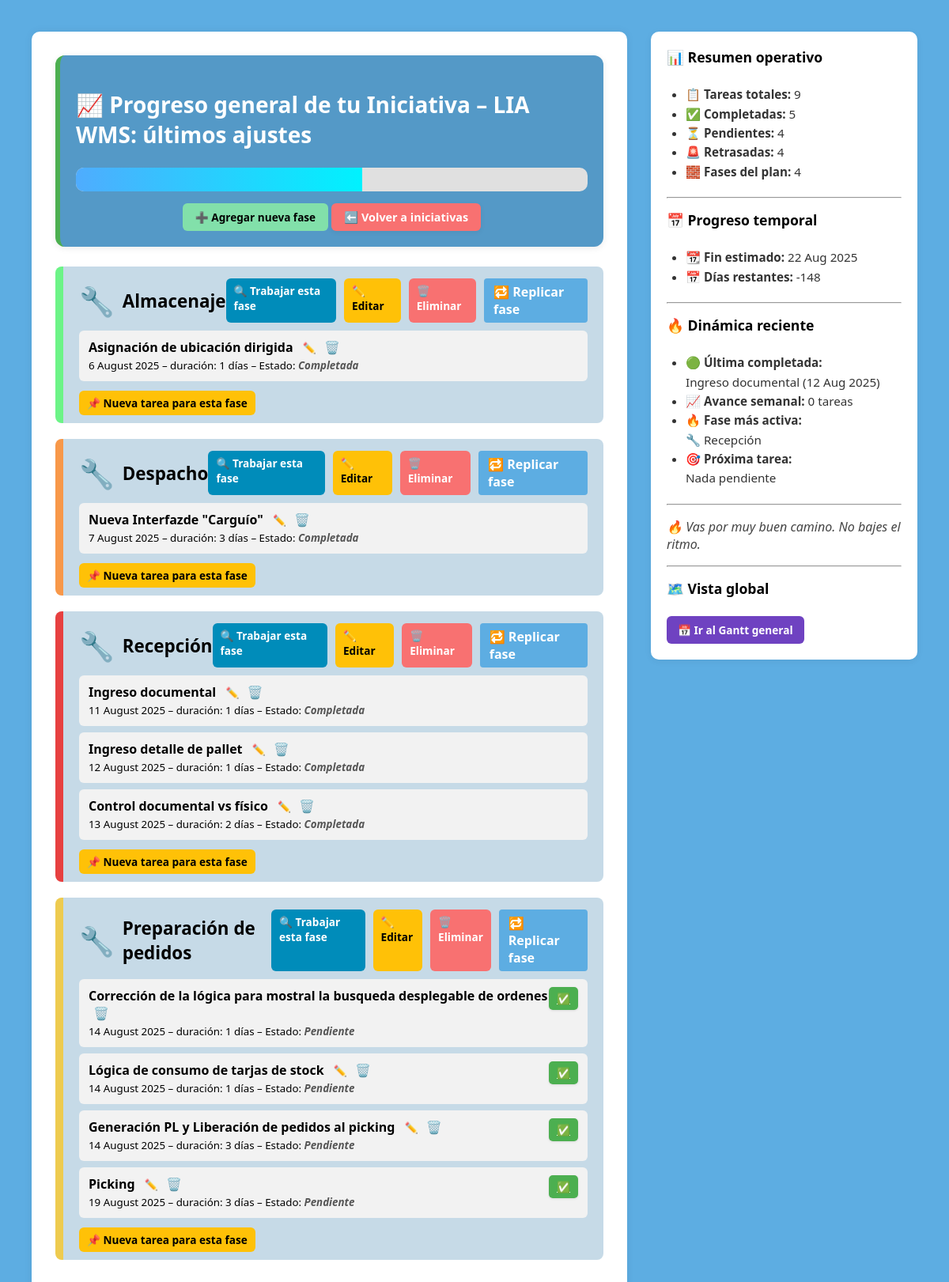
The page /impulso/24/plan/ (signed in) on the database its author committed.
### base/models.py (models this page shows, shortened)
class Iniciativa(models.Model):
    usuario = models.ForeignKey(User, on_delete=models.CASCADE)
    nombre = models.CharField(max_length=120)
    objetivo = models.CharField(max_length=255)
    creado_en = models.DateTimeField(auto_now_add=True)

class Fase(models.Model):
    iniciativa = models.ForeignKey(Iniciativa, related_name='fases', on_delete=models.CASCADE)
    nombre = models.CharField(max_length=100)
    orden = models.PositiveIntegerField()
    icono = models.CharField(max_length=5, default='📌')
    color_hex = models.CharField(max_length=7, default='#cccccc')  # formato tipo "#87CEFA"
    fecha_objetivo = models.DateField(blank=True, null=True)
    completado = models.BooleanField(default=False)
    reflexion = models.TextField(blank=True, null=True)
    publicado_en_feed = models.BooleanField(default=False)
    from datetime import timedelta

class Tarea(models.Model):
    fase = models.ForeignKey(Fase, related_name='tareas', on_delete=models.CASCADE)
    nombre = models.CharField(max_length=200)
    fecha_inicio = models.DateField()
    duracion_dias = models.PositiveIntegerField(default=1)
    estado = models.CharField(max_length=20, choices=[
        ('pendiente', 'Pendiente'),
        ('en_progreso', 'En progreso'),
        ('completada', 'Completada'),
    ], default='pendiente')
    notas = models.TextField(blank=True)
    fecha_completada = models.DateField(null=True, blank=True)  # 🟢 nuevo campo
    orden = models.PositiveIntegerField(default=0)

### base/views.py (the view)
# urls.py: path('impulso/<int:iniciativa_id>/plan/', views.vista_plan, name='vista_plan'),
def vista_plan(request, iniciativa_id):
    hoy = timezone.now().date()
    iniciativa = get_object_or_404(Iniciativa, id=iniciativa_id, usuario=request.user)
    tareas_ordenadas = Tarea.objects.order_by('orden')
    fases = iniciativa.fases.prefetch_related(
        Prefetch('tareas', queryset=tareas_ordenadas)
    ).order_by('orden')
    tareas = Tarea.objects.filter(fase__iniciativa=iniciativa)
    total_tareas = tareas.count()
    tareas_completadas = tareas.filter(estado='completada').count()
    tareas_pendientes = tareas.exclude(estado='completada').count()
    tareas_retrasadas = tareas.exclude(estado='completada').filter(fecha_inicio__lt=hoy).count()
    total_fases = fases.count()
    fechas_estimadas = [
        t.fecha_inicio + timedelta(days=t.duracion_dias)
        for t in tareas if t.fecha_inicio
    ]
    fecha_fin_estimada = max(fechas_estimadas) if fechas_estimadas else None
    dias_restantes = (fecha_fin_estimada - hoy).days if fecha_fin_estimada else None
    ultima_tarea_completada = tareas.filter(
        estado='completada',
        fecha_completada__isnull=False
    ).order_by('-fecha_completada').first()
    hace_una_semana = hoy - timedelta(days=7)
    avance_semanal = tareas.filter(
        estado='completada',
        fecha_completada__gte=hace_una_semana
    ).count()
    fase_mas_activa = None
    max_completadas = 0
    for fase in fases:
        completadas = fase.tareas.filter(estado='completada').count()
        if completadas > max_completadas:
            max_completadas = completadas
            fase_mas_activa = fase
    proxima_tarea = tareas.exclude(estado='completada').filter(
        fecha_inicio__gte=hoy
    ).order_by('fecha_inicio').first()
    progreso_total = calcular_avance_general(iniciativa)
    mensaje = generar_mensaje_motivacional(progreso_total)
    return render(request, 'base/vista_plan.html', {
        'iniciativa': iniciativa,
        'fases': fases,
        'progreso_total': progreso_total,
        'total_tareas': total_tareas,
        'tareas_completadas': tareas_completadas,
        'tareas_pendientes': tareas_pendientes,
        'tareas_retrasadas': tareas_retrasadas,
        'total_fases': total_fases,
        'fecha_fin_estimada': fecha_fin_estimada,
        'dias_restantes': dias_restantes,
        'ultima_tarea_completada': ultima_tarea_completada,
        'avance_semanal': avance_semanal,
        'fase_mas_activa': fase_mas_activa,
        'proxima_tarea': proxima_tarea,
        'mensaje_motivacional': mensaje
    })

### base/utils.py (called while the page is built)
def calcular_avance_general(iniciativa):
    tareas = Tarea.objects.filter(fase__iniciativa=iniciativa)
    total = tareas.count()
    completadas = tareas.filter(estado='completada').count()
    return round((completadas / total) * 100) if total > 0 else 0

def generar_mensaje_motivacional(progreso):
    if progreso == 0:
        return "🚀 Es momento de iniciar. Cada tarea es un paso hacia tu meta."
    elif progreso < 40:
        return "💪 ¡Buen arranque! Tu constancia marcará la diferencia."
    elif progreso < 80:
        return "🔥 Vas por muy buen camino. No bajes el ritmo."
    elif progreso < 100:
        return "🏁 ¡Estás a punto de cerrar! Da ese último empuje."
    else:
        return "🎉 Plan completado con éxito. ¡Impecable gestión!"

### base/templates/base/vista_plan.html (shortened to what this page needs)
{% load static %}
<!DOCTYPE html>
<html lang="es">
<head>
</head>
<body>
  <div class="layout">
    <div class="contenedor">
      <div class="progreso">
        <h2 style="color: white; font-size: 28px;">
        📈 Progreso general de tu Iniciativa – {{ iniciativa.nombre }}
        </h2>
        <div class="barra">
          <div class="barra-interna" style="width: {{ progreso_total }}%;"></div>
        </div>
        <div style="margin-top: 15px; text-align: center;">
          <a href="{% url 'crear_fase' iniciativa.id %}" class="boton-verde">➕ Agregar nueva fase</a>
          <a href="{% url 'lista_iniciativas' %}" class="boton-rojo">⬅️ Volver a iniciativas</a>
        </div>
      </div>
      {% for fase in fases %}
        <div class="fase" style="border-left-color: {{ fase.color_hex }};">
          <div class="fase-cabecera">
            <h3 class="fase-nombre">
              <span class="fase-icono">{{ fase.icono }}</span>
              {{ fase.nombre }}
            </h3>
            <div style="display: flex; gap: 10px;">
              <a href="{% url 'vista_fase_detalle' fase.id %}" class="btn-fase">🔍 Trabajar esta fase</a>
              <a href="{% url 'editar_fase' fase.id %}" class="boton-amarillo">✏️ Editar</a>
              <a href="{% url 'eliminar_fase' fase.id %}" class="boton-eliminar" onclick="return confirm('¿Eliminar esta fase y todas sus tareas asociadas?')">🗑️ Eliminar</a>
              <a href="{% url 'replicar_fase' fase.id %}" class="boton-replicar">🔁 Replicar fase</a>
            </div>
          </div>
          <ul id="lista-tareas-{{ fase.id }}" class="sortable-tareas" data-fase-id="{{ fase.id }}" style="list-style-type: none; padding-left: 0; margin-top: 10px;">
            {% for tarea in fase.tareas.all %}
              <li class="tarea" data-id="{{ tarea.id }}">
                {% if tarea.estado != 'completada' %}
                  <form method="post" action="{% url 'actualizar_estado_tarea' tarea.id %}" style="display: inline;">
                    <a href="{% url 'marcar_tarea_completada' tarea.id %}" class="boton-completar" title="Marcar como completada y registrar hito">✅</a>
                  </form>
                {% endif %}
                <strong>{{ tarea.nombre }}</strong>
                <a href="{% url 'editar_tarea' tarea.id %}" title="Editar tarea" class="boton-editar-tarea">✏️</a>
                <a href="{% url 'eliminar_tarea' tarea.id %}" title="Eliminar tarea" class="boton-eliminar-tarea" onclick="return confirm('¿Eliminar esta tarea?')">🗑️</a><br>
                <small>
                  {{ tarea.fecha_inicio|date:"j F Y" }} – duración: {{ tarea.duracion_dias }} días – Estado:
                  <span class="estado">{{ tarea.get_estado_display }}</span>
                </small>
              </li>
            {% empty %}
              <li style="margin-bottom: 10px; color: #666;">No hay tareas aún para esta fase.</li>
            {% endfor %}
          </ul>
          <a href="{% url 'crear_tarea_en_fase' fase.id %}" class="boton-amarillo">📌 Nueva tarea para esta fase</a>
        </div>
      {% endfor %}
    </div>
    <div class="panel-lateral">
      <h4>📊 Resumen operativo</h4>
      <ul>
        <li>📋 <strong>Tareas totales:</strong> {{ total_tareas }}</li>
        <li>✅ <strong>Completadas:</strong> {{ tareas_completadas }}</li>
        <li>⏳ <strong>Pendientes:</strong> {{ tareas_pendientes }}</li>
        <li>🚨 <strong>Retrasadas:</strong> {{ tareas_retrasadas }}</li>
        <li>🧱 <strong>Fases del plan:</strong> {{ total_fases }}</li>
      </ul>
      <hr>
      <h4>📅 Progreso temporal</h4>
      <ul>
        <li>📆 <strong>Fin estimado:</strong>
          {% if fecha_fin_estimada %}
            {{ fecha_fin_estimada|date:"d M Y" }}
          {% else %}
            Sin tareas agendadas
          {% endif %}
        </li>
        <li>📅 <strong>Días restantes:</strong>
          {% if dias_restantes != None %}
            {{ dias_restantes }}
          {% else %}
            –
          {% endif %}
        </li>
      </ul>
      <hr>
      <h4>🔥 Dinámica reciente</h4>
      <ul>
        <li>🟢 <strong>Última completada:</strong><br>
          {% if ultima_tarea_completada %}
            {{ ultima_tarea_completada.nombre }} ({{ ultima_tarea_completada.fecha_completada|date:"j M Y" }})
          {% else %}
            Nada completado aún
          {% endif %}
        </li>
        <li>📈 <strong>Avance semanal:</strong> {{ avance_semanal }} tareas</li>
        <li>🔥 <strong>Fase más activa:</strong><br>
          {% if fase_mas_activa %}
            {{ fase_mas_activa.icono }} {{ fase_mas_activa.nombre }}
          {% else %}
            – Ninguna aún
          {% endif %}
        </li>
        <li>🎯 <strong>Próxima tarea:</strong><br>
          {% if proxima_tarea %}
            {{ proxima_tarea.nombre }} ({{ proxima_tarea.fecha_inicio|date:"j M Y" }})
          {% else %}
            Nada pendiente
          {% endif %}
        </li>
      </ul>
      <hr>
      <p class="motivacion">{{ mensaje_motivacional }}</p>
      <hr>
      <h4>🗺️ Vista global</h4>
      <a href="{% url 'gantt_general' %}" class="boton-gantt">📅 Ir al Gantt general</a>
    </div>
  </div>
</body>
</html>

### base/templates/base/vista_plan.html (style rules this page uses)
body { font-family: 'Segoe UI', sans-serif; background-color: #5dade2; margin: 0; padding: 40px; }
.layout { display: flex; gap: 30px; align-items: flex-start; }
.contenedor { flex: 3; background-color: #ffffff; border-radius: 10px; box-shadow: 0 0 12px rgba(0, 0, 0, 0.06); padding: 30px; }
.panel-lateral { flex: 1; background-color: #ffffff; padding: 20px; border-radius: 10px; box-shadow: 0 2px 10px rgba(0,0,0,0.06); }
.progreso { margin-bottom: 25px; background-color: #5499c7; padding: 20px; border-radius: 12px; box-shadow: 0 2px 8px rgba(0,0,0,0.08); border-left: 6px solid #4CAF50; }
.barra { position: relative; height: 30px; background-color: #e0e0e0; border-radius: 10px; overflow: hidden; }
.barra-interna { height: 100%; background: linear-gradient(90deg, #4facfe, #00f2fe); transition: width 0.5s ease-in-out; }
.fase { background-color: #c6dae7; border-left: 10px solid #ccc; padding: 15px 20px; border-radius: 8px; margin-bottom: 20px; }
.fase-cabecera { display: flex; justify-content: space-between; align-items: center; margin-bottom: 10px; }
.fase-icono { font-size: 1.6em; margin-right: 10px; }
.fase-nombre { font-size: 1.4em; margin: 0; display: flex; align-items: center; }
.btn-fase { font-size: 0.85em; background-color: #008CBA; color: white; padding: 6px 10px; border-radius: 6px; text-decoration: none; font-weight: bold; }
.tarea { background-color: #f2f2f2; padding: 10px 12px; margin-bottom: 8px; border-radius: 6px; position: relative; }
.estado { font-weight: bold; font-style: italic; color: #555; }
.boton-completar { background-color: #4CAF50; color: white; border: none; border-radius: 5px; padding: 5px 10px; font-weight: bold; cursor: pointer; font-size: 0.85em; box-shadow: 0 1px 3px rgba(0,0,0,0.1); position: absolute; top: 10px; right: 12px; }
.panel-lateral ul { padding-left: 18px; font-size: 0.95em; color: #333; margin: 0 0 20px 0; }
.panel-lateral h4 { margin-top: 0; }
.panel-lateral hr { margin: 10px 0 15px 0; }
.motivacion { color: #444; font-style: italic; }
.panel-lateral ul { padding-left: 24px; line-height: 1.6; }
.panel-lateral h4 { font-size: 1.1em; }
.panel-lateral { flex: 1.2; }
.contenedor { flex: 2.8; }
.boton-eliminar { background-color: #f87171; color: white; padding: 6px 10px; border-radius: 6px; font-size: 0.85em; font-weight: bold; text-decoration: none; transition: background-color 0.2s; }
.boton-eliminar-tarea { background: none; border: none; color: #c0392b; font-size: 16px; padding: 0; margin-left: 6px; text-decoration: none; cursor: pointer; }
.boton-editar-tarea { margin-left: 8px; font-size: 0.85em; text-decoration: none; }
.boton-verde { display: inline-block; background-color: #82e0aa; color: black; padding: 8px 16px; border-radius: 6px; font-weight: bold; text-decoration: none; font-size: 0.85em; }
.boton-rojo { display: inline-block; background-color: #f87171; color: white; padding: 8px 16px; border-radius: 6px; font-weight: bold; text-decoration: none; font-size: 0.9em; box-shadow: 0 2px 6px rgba(0,0,0,0.06); transition: background-color 0.2s; }
.boton-amarillo { background-color: #ffc107; color: black; padding: 6px 10px; border-radius: 6px; font-size: 0.85em; font-weight: bold; text-decoration: none; }
.boton-gantt { display: inline-block; background-color: #6f42c1; color: white; padding: 8px 14px; border-radius: 6px; text-decoration: none; font-weight: bold; font-size: 0.85em; }
.boton-replicar { background-color: #5dade2; color: white; border: none; padding: 6px 12px; border-radius: 4px; text-decoration: none; font-weight: bold; cursor: pointer; transition: background-color 0.2s ease; }

### rows shown on the page
Iniciativa: nombre "LIA WMS: últimos ajustes"
Fase: icono "🔧", nombre "Almacenaje"
Tarea: nombre "Asignación de ubicación dirigida", fecha_inicio "6 August 2025", duracion_dias "1", estado "Completada"
Fase: icono "🔧", nombre "Despacho"
Tarea: nombre "Nueva Interfazde \"Carguío\"", fecha_inicio "7 August 2025", duracion_dias "3", estado "Completada"
Fase: icono "🔧", nombre "Recepción"
Tarea: nombre "Ingreso documental", fecha_inicio "11 August 2025", duracion_dias "1", estado "Completada", fecha_completada "12 Aug 2025"
Tarea: nombre "Ingreso detalle de pallet", fecha_inicio "12 August 2025", duracion_dias "1", estado "Completada"
Tarea: nombre "Control documental vs físico", fecha_inicio "13 August 2025", duracion_dias "2", estado "Completada"
Fase: icono "🔧", nombre "Preparación de pedidos"
Tarea: nombre "Corrección de la lógica para mostral la busqueda desplegable de ordenes", fecha_inicio "14 August 2025", duracion_dias "1", estado "Pendiente"
Tarea: nombre "Lógica de consumo de tarjas de stock", fecha_inicio "14 August 2025", duracion_dias "1", estado "Pendiente"
Tarea: nombre "Generación PL y Liberación de pedidos al picking", fecha_inicio "14 August 2025", duracion_dias "3", estado "Pendiente"
Tarea: nombre "Picking", fecha_inicio "19 August 2025", duracion_dias "3", estado "Pendiente"

### other values the page prints
{{ total_tareas }} "9"
{{ tareas_completadas }} "5"
{{ tareas_pendientes }} "4"
{{ tareas_retrasadas }} "4"
{{ total_fases }} "4"
{{ fecha_fin_estimada|date:"d M Y" }} "22 Aug 2025"
{{ avance_semanal }} "0"
{{ mensaje_motivacional }} "🔥 Vas por muy buen camino. No bajes el ritmo."
